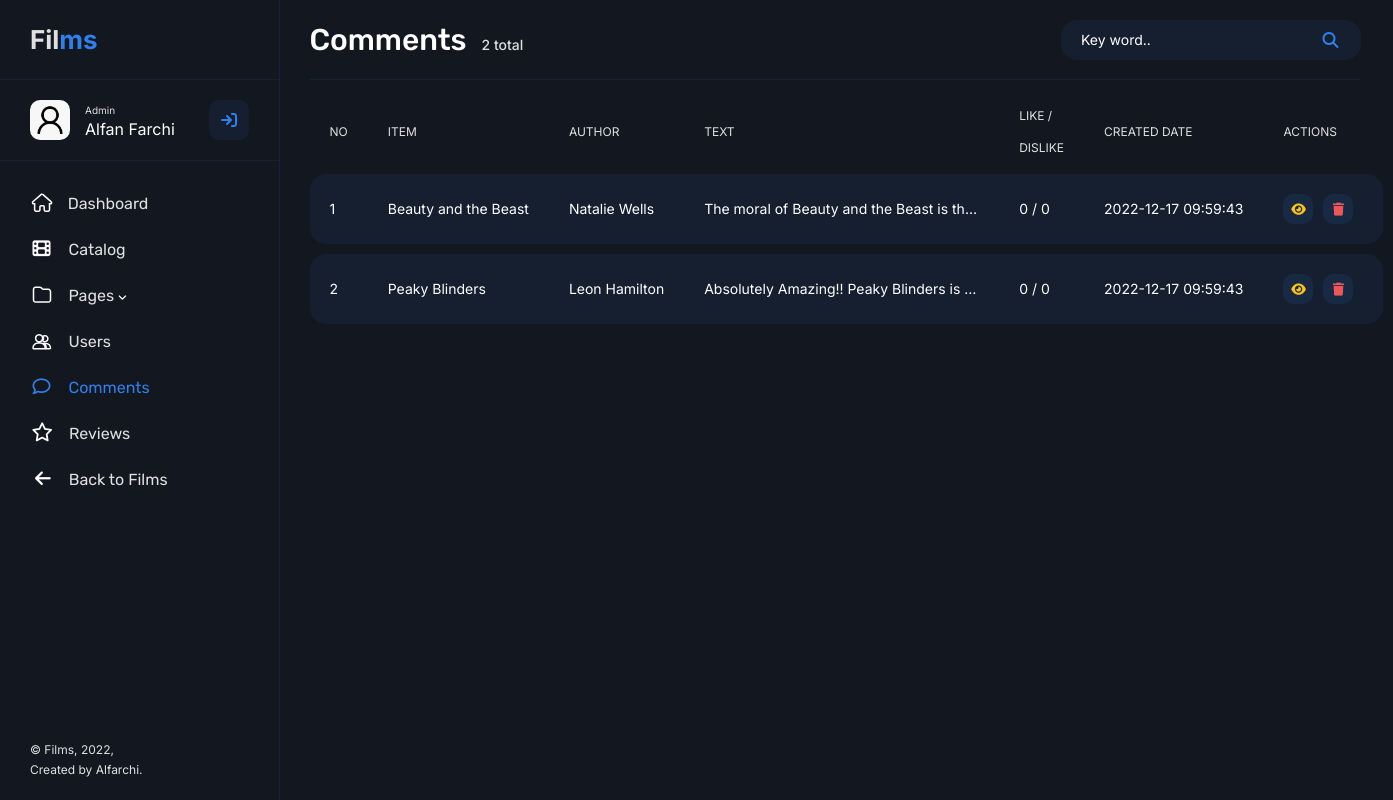
Page /admin/comments.php on the committed database.
### tables this page shows
create table user_film (
    id_view int primary key auto_increment,
    id_user int,
    id_film int,
    review_title varchar(100),
    comment varchar(500),
    review varchar(500),
    rate float,
    save char(1),
    view_date datetime,
    foreign key (id_user) references user (id_user),
    foreign key (id_film) references film (id_film)
);

create table film (
    id_film int primary key auto_increment,
    title varchar(50),
    label varchar(10),
    rating float,
    genre varchar(20),
    year int,
    age int,
    image varchar(50),
    video varchar(50),
    film_desc varchar(500),
    film_date datetime,
    id_category int,
    foreign key (id_category) references category (id_category)
);

create table user (
    id_user int primary key auto_increment,
    email varchar(40),
    password varchar(255),
    username varchar(30),
    create_date datetime
);

### main/functions.php (called while the page is built, shortened)
<?php
$conn = mysqli_connect("localhost", "root", "", "films");
function query($query) {
    global $conn;
    $result = mysqli_query($conn, $query);
    $rows = [];
    while($row = mysqli_fetch_assoc($result)) {
        $rows[] = $row;
    }
    return $rows;
}
?>

### admin/comments.php (the view, shortened to what this page needs)
<?php
require "../main/functions.php";
$comment = query("SELECT * FROM user INNER JOIN user_film ON user.id_user = user_film.id_user INNER JOIN film ON film.id_film = user_film.id_film WHERE comment IS NOT NULL");
$count = query("SELECT COUNT(id_view) AS count FROM user INNER JOIN user_film ON user.id_user = user_film.id_user INNER JOIN film ON film.id_film = user_film.id_film WHERE comment IS NOT NULL");
?>
<!DOCTYPE html>
<html lang="en">
    <head>
        <link rel="stylesheet" href="../assets/styles/style.css">
        <link href="https://cdn.jsdelivr.net/npm/bootstrap@5.2.2/dist/css/bootstrap.min.css" rel="stylesheet">
    </head>
    <body>
        <section class="sidebar">
            <a href="" class="sidebar__logo">Fil<span>ms</span></a>
            <div class="sidebar__user">
                <img class="sidebar__avatar" src="../assets/images/icon/user.jpeg" alt="" height="40px" width="40px">
                <span>Admin</span>
                <p>Alfan Farchi</p>
                <button class="sidebar__user-btn"><i class="fa-solid fa-arrow-right-to-bracket"></i></button>
            </div>
            <div class="sidebar__nav">
                <ul class="sidebar__nav-content">
                    <li class="sidebar__nav-item"><a href="#"><i class="fa-solid fa-house"></i>Dashboard</li></a>
                    <li class="sidebar__nav-item"><a href="./catalog.php"><i class="fa-solid fa-film default"></i>Catalog</li></a>
                    <li class="sidebar__nav-item"><a href="#"><i class="fa-solid fa-folder"></i>Pages <i class="fa-solid fa-angle-down default"></i></li></a>
                    <li class="sidebar__nav-item"><a href="./users.php"><i class="fa-solid fa-user-group"></i>Users</li></a>
                    <li class="sidebar__nav-item"><a href="./comments.php" class="active"><i class="fa-regular fa-comment default"></i>Comments</li></a>
                    <li class="sidebar__nav-item"><a href="./reviews.php"><i class="fa-regular fa-star default"></i>Reviews</li></a>
                    <li class="sidebar__nav-item"><a href="../index.php"><i class="fa-solid fa-arrow-left default"></i>Back to Films</li></a>
                </ul>
            </div>
            <p class="sidebar__footer">© Films, 2022,<br>Created by Alfarchi.</p>
        </section>
        <main class="main">
            <div class="container-fluid">
                <div class="row">
                    <div class="col-12">
                        <div class="main__header">
                            <?php $i = 1 ?> <?php foreach($count as $row): ?>
                            <h2 class="main__header-title">Comments&ensp;<span><?php echo $row["count"]; ?> total</span></h2>
                            <?php $i++ ?> <?php endforeach; ?>
                            <form action="" method="post" spellcheck="false" autocomplete="off" class="nav__form nav__admin">
                                <input type="input" name="keyword" placeholder="Key word.." class="nav__search search__admin">
                                <button type="submit" name="search" class="nav__action-btn"><i class="fa-solid fa-magnifying-glass"></i></button>
                            </form>
                        </div>
                    </div>
                    <div class="col-12">
                        <table class="main__table">
                            <thead>
                                <tr>
                                    <td class="comments__id">NO</td>
                                    <td class="comments__item">ITEM</td>
                                    <td class="comments__author">AUTHOR</td>
                                    <td class="comments__text">TEXT</td>
                                    <td class="comments__like">LIKE / DISLIKE</td>
                                    <td class="comments__date">CREATED DATE</td>
                                    <td class="comments__actions">ACTIONS</td>
                                </tr>
                            </thead>
                            <tbody>
                                <?php $i = 1 ?>
                                <?php foreach($comment as $row): ?>
                                <tr>
                                    <td class="comments__id"><?php echo $i; ?></td>
                                    <td class="comments__item"><a class="catalog__title" href="../main/details.php?id=<?php echo $row["id_film"]; ?>"><?php echo $row["title"]; ?></a></td>
                                    <td class="comments__author"><?php echo $row["username"]; ?></td>
                                    <td class="comments__text">
                                        <div class="views__text"><p><?php echo $row["comment"]; ?></p></div>
                                    </td>
                                    <td class="comments__like">0 / 0</td>
                                    <td class="comments__date"><?php echo $row["view_date"]; ?></td>
                                    <td class="actions__button"><a href="" onclick="return confirm('Hide comment?')"><i class="fa-solid fa-eye"></i></a><a href="./deleteComment.php?id=<?php echo $row["id_view"]; ?>" onclick="return confirm('Delete comment?')"><i class="fa-solid fa-trash"></i></a></td>
                                </tr>
                                <?php $i++ ?>
                                <?php endforeach; ?>
                            </tbody>
                        </table>
                    </div>
                </div>
            </div>
    </body>
</html>

### rows in the picture
user_film: id_film.title "Beauty and the Beast", id_user.username "Natalie Wells", comment "The moral of Beauty and the Beast is th…", view_date "2022-12-17 09:59:43"
user_film: id_film.title "Peaky Blinders", id_user.username "Leon Hamilton", comment "Absolutely Amazing!! Peaky Blinders is…", view_date "2022-12-17 09:59:43"

### other values in the picture
$row["count"] "2"
